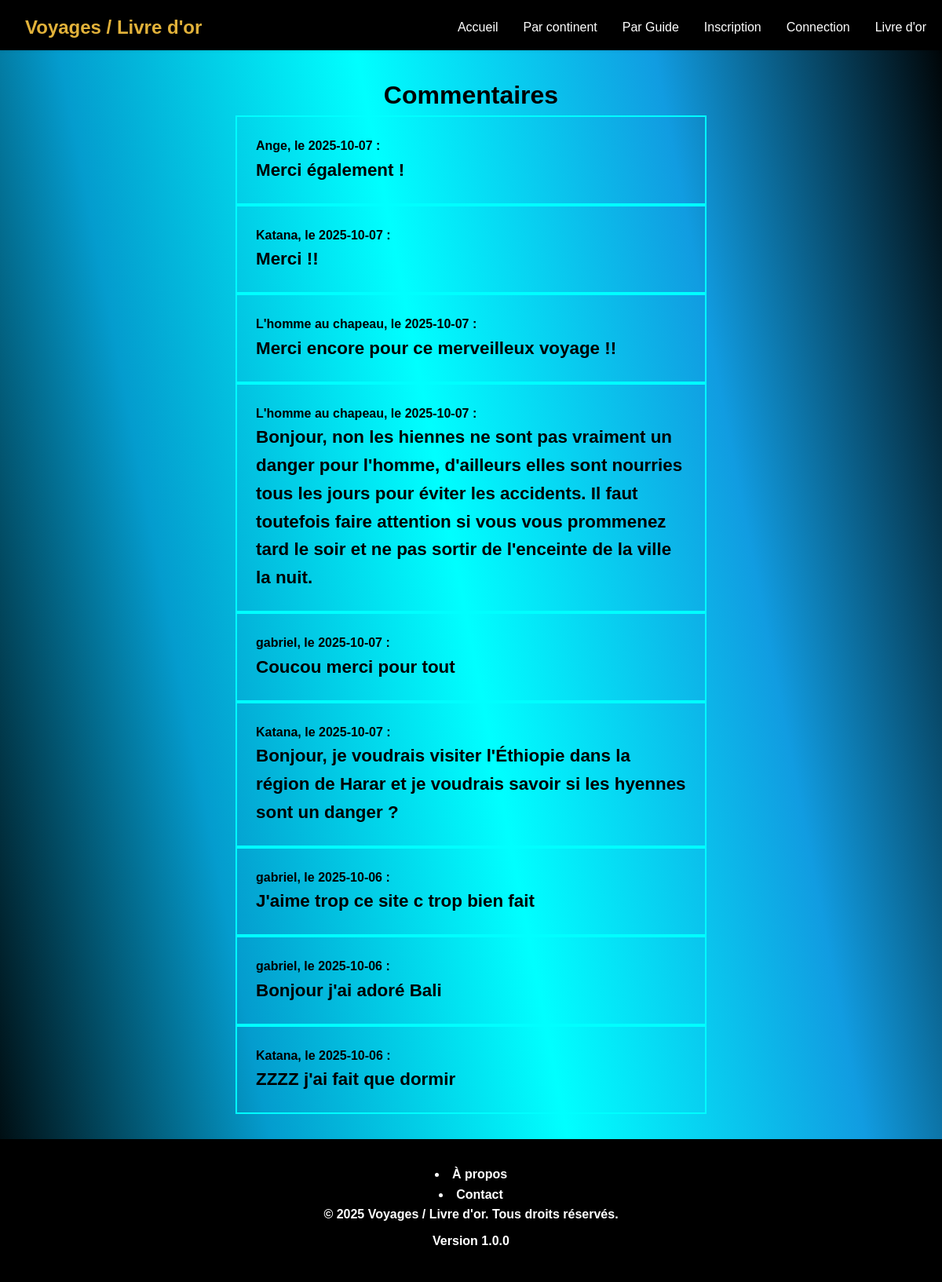
Screenshot of /public/goldenbook/index with the database file from the repository.
### tables this page shows
CREATE TABLE `commentaires` (
  `id` int(11) NOT NULL,
  `commentaire` varchar(1024) NOT NULL,
  `id_utilisateur` int(11) NOT NULL,
  `date` date NOT NULL
);

CREATE TABLE `users` (
  `isAdmin` tinyint(1) NOT NULL DEFAULT 0,
  `id` int(11) NOT NULL,
  `login` varchar(100) NOT NULL,
  `email` varchar(150) NOT NULL,
  `country` varchar(50) NOT NULL,
  `zip` int(11) NOT NULL,
  `password` varchar(255) NOT NULL,
  `active` tinyint(1) NOT NULL DEFAULT 1,
  `created_at` timestamp NOT NULL DEFAULT current_timestamp(),
  `updated_at` timestamp NOT NULL DEFAULT current_timestamp() ON UPDATE current_timestamp()
);

### core/view.php (called while the page is built, shortened)
<?php
function load_view($view, $data = [])
{
    $view_file = VIEW_PATH . '/' . $view . '.php';
    require $view_file;
}
function load_view_with_layout($view, $data = [], $layout = 'layout')
{
    load_view($view, $data);
}

### controllers/goldenbook_controller.php (called while the page is built, shortened)
<?php
function goldenbook_index()
{
    $comments = get_comments();
    $data = [
        'title' => 'Connexion',
        'stylesheets' => [
            'assets/css/voyages.css',
        ],
        'comments' => $comments,
    ];
    load_view_with_layout('goldenbook/index', $data);
}

### core/router.php (called while the page is built, shortened)
<?php
function parse_request_url()
{
    $url = $_GET['url'] ?? '';
    $url = rtrim($url, '/');
    $url = filter_var($url, FILTER_SANITIZE_URL);
    $url_parts = explode('/', $url);
    $controller = $url_parts[0] ?? 'home';
    $action = $url_parts[1] ?? 'index';
    $params = array_slice($url_parts, 2);
    return [
        'controller' => $controller,
        'action' => $action,
        'params' => $params
    ];
}
function dispatch()
{
    $route = parse_request_url();
    $controller_name = $route['controller'];
    $action_name = $route['action'];
    $params = $route['params'];
    $action_function = $controller_name . '_' . $action_name;
    call_user_func_array($action_function, $params);
}

### public/index.php (called while the page is built, shortened)
<?php
require_once '../config/database.php';
require_once CORE_PATH . '/database.php';
require_once CORE_PATH . '/router.php';
require_once CORE_PATH . '/view.php';
require_once MODEL_PATH . '/goldenbook_model.php';
dispatch();

### core/database.php (called while the page is built, shortened)
<?php
function db_connect() {
    static $pdo = null;
    if ($pdo === null) {
        try {
            $dsn = "mysql:host=" . DB_HOST . ";dbname=" . DB_NAME . ";charset=" . DB_CHARSET;
            $options = [
                PDO::ATTR_ERRMODE => PDO::ERRMODE_EXCEPTION,
                PDO::ATTR_DEFAULT_FETCH_MODE => PDO::FETCH_ASSOC,
                PDO::ATTR_EMULATE_PREPARES => false,
            ];
            $pdo = new PDO($dsn, DB_USER, DB_PASS, $options);
        } catch (PDOException $e) {
            die("Erreur de connexion à la base de données : " . $e->getMessage());
        }
    }
    return $pdo;
}
function db_select($query, $params = []) {
    $pdo = db_connect();
    $stmt = $pdo->prepare($query);
    $stmt->execute($params);
    return $stmt->fetchAll();
}

### models/goldenbook_model.php (called while the page is built, shortened)
<?php
function get_comments()
{
    $query = 'SELECT users.login, commentaire, id_utilisateur, date FROM commentaires LEFT JOIN users ON commentaires.id_utilisateur = users.id ORDER BY commentaires.id DESC';
    $result = db_select($query);
    return $result;
}

### views/goldenbook/index.php (the view)
<div class="p-2">
    <h1>Commentaires</h1>
<?php
foreach ($comments as $comment):?>
<div class="comment">
    <?= htmlspecialchars($comment["login"]) . ", le " . $comment['date'] . " : <br>"?>
    <p class="comment-content"> <?= htmlspecialchars($comment['commentaire'])?></p>
</diV>
<?php endforeach;?>
</div>

### public/assets/css/style.css (style rules this page uses)
* { margin: 0; padding: 0; box-sizing: border-box; }
:root { --primary-color: #000000; --secondary-color: #e2b23a; --primary-hover: var(--secondary-color); --success-color: #10b981; --error-color: #ef4444; --warning-color: #f59e0b; --background-color: #3f3f3f; --text-color: #000000; --border-color: #e5e7eb; --white: #ffffff; --shadow: 0 1px 3px 0 rgba(0, 0, 0, 0.1); --shadow-lg: 0 10px 15px -3px rgba(0, 0, 0, 0.1); }
body { font-family: "Segoe UI", Tahoma, Geneva, Verdana, sans-serif; line-height: 1.6; color: var(--text-color); background-color: var(--background-color); min-height: 100vh; display: flex; flex-direction: column; }

### public/assets/css/voyages.css (style rules this page uses)
h1 { text-align: center; }
body { font-family: "Tilt Neon", sans-serif; font-optical-sizing: auto; font-weight: 700; font-style: normal; font-variation-settings: "XROT" 0, "YROT" 0; display:block; background-image: linear-gradient(79deg,rgb(0, 0, 0), rgb(4, 156, 206),cyan, rgb(17, 156, 225) ,rgb(0, 0, 0)); background-repeat: no-repeat; height: 150%; width: 100vw; align-items: center; justify-content: start; }
.comment { display: flex; flex-direction: column; border: solid 2px cyan; width: 50vw; margin: auto auto; padding: 2%; }
.comment-content { font-size : 1.4rem; }
.p-2 { padding-top: 2rem; }

### rows the page displays
commentaires: users.login "Ange", date "2025-10-07", commentaire "Merci également !"
commentaires: users.login "Katana", date "2025-10-07", commentaire "Merci !!"
commentaires: users.login "L'homme au chapeau", date "2025-10-07", commentaire "Merci encore pour ce merveilleux voyage !!"
commentaires: users.login "L'homme au chapeau", date "2025-10-07", commentaire "Bonjour, non les hiennes ne sont pas vraiment un danger pour l'homme, d'ailleurs elles sont nourries tous les jours pour éviter les accidents. Il faut toutefois faire attention si vous vous prommenez tard le soir et ne pas sortir de l'enceinte de la ville la nuit."
commentaires: users.login "gabriel", date "2025-10-07", commentaire "Coucou merci pour tout"
commentaires: users.login "Katana", date "2025-10-07", commentaire "Bonjour, je voudrais visiter l'Éthiopie dans la région de Harar et je voudrais savoir si les hyennes sont un danger ?"
commentaires: users.login "gabriel", date "2025-10-06", commentaire "J'aime trop ce site c trop bien fait"
commentaires: users.login "gabriel", date "2025-10-06", commentaire "Bonjour j'ai adoré Bali"
commentaires: users.login "Katana", date "2025-10-06", commentaire "ZZZZ j'ai fait que dormir"

### other values shown
APP_NAME "Voyages / Livre d'or"
APP_VERSION "1.0.0"
